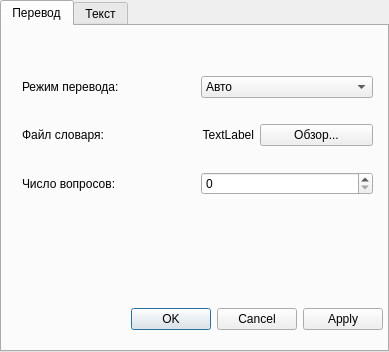
<?xml version="1.0" encoding="UTF-8"?>
<ui version="4.0">
 <class>settings</class>
 <widget class="QTabWidget" name="settings">
  <property name="geometry">
   <rect>
    <x>0</x>
    <y>0</y>
    <width>389</width>
    <height>352</height>
   </rect>
  </property>
  <property name="windowTitle">
   <string>Настройки</string>
  </property>
  <property name="currentIndex">
   <number>0</number>
  </property>
  <widget class="QWidget" name="translation">
   <attribute name="title">
    <string>Перевод</string>
   </attribute>
   <widget class="QDialogButtonBox" name="usualButtonBox">
    <property name="geometry">
     <rect>
      <x>0</x>
      <y>280</y>
      <width>381</width>
      <height>27</height>
     </rect>
    </property>
    <property name="standardButtons">
     <set>QDialogButtonBox::Apply|QDialogButtonBox::Cancel|QDialogButtonBox::Ok</set>
    </property>
    <property name="centerButtons">
     <bool>false</bool>
    </property>
   </widget>
   <widget class="QWidget" name="verticalLayoutWidget">
    <property name="geometry">
     <rect>
      <x>20</x>
      <y>30</y>
      <width>351</width>
      <height>161</height>
     </rect>
    </property>
    <layout class="QVBoxLayout" name="verticalLayout">
     <item>
      <layout class="QHBoxLayout" name="horizontalLayout">
       <item>
        <widget class="QLabel" name="modeTipLabel">
         <property name="text">
          <string>Режим перевода:</string>
         </property>
        </widget>
       </item>
       <item>
        <widget class="QComboBox" name="modeBox">
         <property name="sizePolicy">
          <sizepolicy hsizetype="Preferred" vsizetype="Fixed">
           <horstretch>0</horstretch>
           <verstretch>0</verstretch>
          </sizepolicy>
         </property>
         <item>
          <property name="text">
           <string>Авто</string>
          </property>
         </item>
         <item>
          <property name="text">
           <string>Русский -&gt; Английский</string>
          </property>
         </item>
         <item>
          <property name="text">
           <string>Английский -&gt; Русский</string>
          </property>
         </item>
        </widget>
       </item>
      </layout>
     </item>
     <item>
      <layout class="QHBoxLayout" name="horizontalLayout_3">
       <item>
        <widget class="QLabel" name="dictionaryTipLabel">
         <property name="text">
          <string>Файл словаря:</string>
         </property>
        </widget>
       </item>
       <item>
        <widget class="QLabel" name="dictionaryCurrentLabel">
         <property name="text">
          <string>TextLabel</string>
         </property>
         <property name="alignment">
          <set>Qt::AlignRight|Qt::AlignTrailing|Qt::AlignVCenter</set>
         </property>
        </widget>
       </item>
       <item>
        <widget class="QPushButton" name="dictionaryChooseButton">
         <property name="text">
          <string>Обзор...</string>
         </property>
        </widget>
       </item>
      </layout>
     </item>
     <item>
      <layout class="QHBoxLayout" name="horizontalLayout_4">
       <item>
        <widget class="QLabel" name="questionNumberTipLabel">
         <property name="text">
          <string>Число вопросов:</string>
         </property>
        </widget>
       </item>
       <item>
        <widget class="QSpinBox" name="questionNumberBox"/>
       </item>
      </layout>
     </item>
    </layout>
   </widget>
   <zorder>label_2</zorder>
   <zorder>verticalLayoutWidget</zorder>
   <zorder>usualButtonBox</zorder>
   <zorder>verticalLayoutWidget</zorder>
  </widget>
  <widget class="QWidget" name="text">
   <attribute name="title">
    <string>Текст</string>
   </attribute>
  </widget>
 </widget>
 <resources/>
 <connections/>
</ui>
